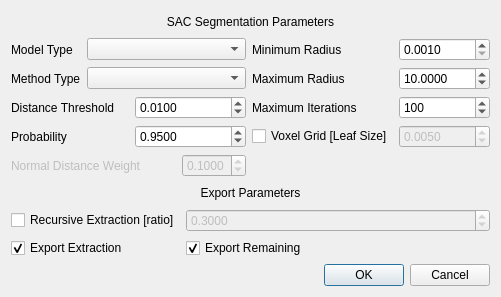
<?xml version="1.0" encoding="UTF-8"?>
<ui version="4.0">
 <class>SACSegmentationDlg</class>
 <widget class="QDialog" name="SACSegmentationDlg">
  <property name="geometry">
   <rect>
    <x>0</x>
    <y>0</y>
    <width>501</width>
    <height>297</height>
   </rect>
  </property>
  <property name="sizePolicy">
   <sizepolicy hsizetype="Fixed" vsizetype="Fixed">
    <horstretch>0</horstretch>
    <verstretch>0</verstretch>
   </sizepolicy>
  </property>
  <property name="windowTitle">
   <string>SAC Segmentation</string>
  </property>
  <property name="windowIcon">
   <iconset resource="../../../qPCL.qrc">
    <normaloff>:/toolbar/PclAlgorithms/icons/SAC_Segmentation.png</normaloff>:/toolbar/PclAlgorithms/icons/SAC_Segmentation.png</iconset>
  </property>
  <layout class="QVBoxLayout" name="verticalLayout">
   <item>
    <widget class="QLabel" name="label_10">
     <property name="text">
      <string>SAC Segmentation Parameters</string>
     </property>
     <property name="alignment">
      <set>Qt::AlignCenter</set>
     </property>
    </widget>
   </item>
   <item>
    <layout class="QGridLayout" name="gridLayout_2">
     <item row="0" column="0">
      <widget class="QLabel" name="label_4">
       <property name="text">
        <string>Model Type</string>
       </property>
      </widget>
     </item>
     <item row="0" column="4">
      <widget class="QLabel" name="label_8">
       <property name="text">
        <string>Minimum Radius</string>
       </property>
      </widget>
     </item>
     <item row="0" column="5">
      <widget class="QDoubleSpinBox" name="minRadiusSpinBox">
       <property name="decimals">
        <number>4</number>
       </property>
       <property name="minimum">
        <double>0.001000000000000</double>
       </property>
       <property name="maximum">
        <double>10.000000000000000</double>
       </property>
       <property name="singleStep">
        <double>0.010000000000000</double>
       </property>
       <property name="value">
        <double>0.001000000000000</double>
       </property>
      </widget>
     </item>
     <item row="1" column="0">
      <widget class="QLabel" name="label_5">
       <property name="text">
        <string>Method Type</string>
       </property>
      </widget>
     </item>
     <item row="1" column="4">
      <widget class="QLabel" name="label_9">
       <property name="text">
        <string>Maximum Radius</string>
       </property>
      </widget>
     </item>
     <item row="1" column="5">
      <widget class="QDoubleSpinBox" name="maxRadiusSpinBox">
       <property name="decimals">
        <number>4</number>
       </property>
       <property name="minimum">
        <double>0.001000000000000</double>
       </property>
       <property name="maximum">
        <double>1000.000000000000000</double>
       </property>
       <property name="singleStep">
        <double>0.010000000000000</double>
       </property>
       <property name="value">
        <double>10.000000000000000</double>
       </property>
      </widget>
     </item>
     <item row="2" column="0" colspan="2">
      <widget class="QLabel" name="label_6">
       <property name="text">
        <string>Distance Threshold</string>
       </property>
      </widget>
     </item>
     <item row="2" column="2" colspan="2">
      <widget class="QDoubleSpinBox" name="disThresholdSpinBox">
       <property name="decimals">
        <number>4</number>
       </property>
       <property name="minimum">
        <double>0.001000000000000</double>
       </property>
       <property name="maximum">
        <double>10.000000000000000</double>
       </property>
       <property name="singleStep">
        <double>0.010000000000000</double>
       </property>
       <property name="value">
        <double>0.010000000000000</double>
       </property>
      </widget>
     </item>
     <item row="2" column="4">
      <widget class="QLabel" name="label_11">
       <property name="text">
        <string>Maximum Iterations</string>
       </property>
      </widget>
     </item>
     <item row="2" column="5">
      <widget class="QSpinBox" name="maxIterationspinBox">
       <property name="maximum">
        <number>10000</number>
       </property>
       <property name="value">
        <number>100</number>
       </property>
      </widget>
     </item>
     <item row="3" column="2" colspan="2">
      <widget class="QDoubleSpinBox" name="probabilitySpinBox">
       <property name="decimals">
        <number>4</number>
       </property>
       <property name="minimum">
        <double>0.001000000000000</double>
       </property>
       <property name="maximum">
        <double>1.000000000000000</double>
       </property>
       <property name="singleStep">
        <double>0.010000000000000</double>
       </property>
       <property name="value">
        <double>0.950000000000000</double>
       </property>
      </widget>
     </item>
     <item row="3" column="4">
      <widget class="QCheckBox" name="useVoxelGridCheckBox">
       <property name="enabled">
        <bool>true</bool>
       </property>
       <property name="text">
        <string>Voxel Grid [Leaf Size]</string>
       </property>
      </widget>
     </item>
     <item row="3" column="5">
      <widget class="QDoubleSpinBox" name="leafSizeSpinBox">
       <property name="enabled">
        <bool>false</bool>
       </property>
       <property name="decimals">
        <number>4</number>
       </property>
       <property name="minimum">
        <double>0.001000000000000</double>
       </property>
       <property name="maximum">
        <double>10000.000000000000000</double>
       </property>
       <property name="singleStep">
        <double>0.001000000000000</double>
       </property>
       <property name="value">
        <double>0.005000000000000</double>
       </property>
      </widget>
     </item>
     <item row="4" column="0" colspan="3">
      <widget class="QLabel" name="normalDisWeightLabel">
       <property name="enabled">
        <bool>false</bool>
       </property>
       <property name="text">
        <string>Normal Distance Weight</string>
       </property>
      </widget>
     </item>
     <item row="4" column="3">
      <widget class="QDoubleSpinBox" name="normalDisWeightSpinBox">
       <property name="enabled">
        <bool>false</bool>
       </property>
       <property name="decimals">
        <number>4</number>
       </property>
       <property name="minimum">
        <double>0.001000000000000</double>
       </property>
       <property name="maximum">
        <double>1.000000000000000</double>
       </property>
       <property name="singleStep">
        <double>0.010000000000000</double>
       </property>
       <property name="value">
        <double>0.100000000000000</double>
       </property>
      </widget>
     </item>
     <item row="3" column="0" colspan="2">
      <widget class="QLabel" name="label_7">
       <property name="text">
        <string>Probability</string>
       </property>
      </widget>
     </item>
     <item row="0" column="1" colspan="3">
      <widget class="QComboBox" name="modelTypeCombo"/>
     </item>
     <item row="1" column="1" colspan="3">
      <widget class="QComboBox" name="methodTypeCombo"/>
     </item>
    </layout>
   </item>
   <item>
    <widget class="QLabel" name="label_12">
     <property name="text">
      <string>Export Parameters</string>
     </property>
     <property name="alignment">
      <set>Qt::AlignCenter</set>
     </property>
    </widget>
   </item>
   <item>
    <layout class="QGridLayout" name="gridLayout">
     <item row="1" column="0">
      <widget class="QCheckBox" name="exportExtractionCheckBox">
       <property name="text">
        <string>Export Extraction</string>
       </property>
       <property name="checked">
        <bool>true</bool>
       </property>
      </widget>
     </item>
     <item row="1" column="1" colspan="2">
      <widget class="QCheckBox" name="exportRemainingCheckBox">
       <property name="text">
        <string>Export Remaining</string>
       </property>
       <property name="checked">
        <bool>true</bool>
       </property>
      </widget>
     </item>
     <item row="0" column="0">
      <widget class="QCheckBox" name="recursiveModeCheckBox">
       <property name="enabled">
        <bool>true</bool>
       </property>
       <property name="text">
        <string>Recursive Extraction [ratio]</string>
       </property>
      </widget>
     </item>
     <item row="0" column="1" colspan="2">
      <widget class="QDoubleSpinBox" name="maxRemainingRatioSpinBox">
       <property name="enabled">
        <bool>false</bool>
       </property>
       <property name="decimals">
        <number>4</number>
       </property>
       <property name="minimum">
        <double>0.010000000000000</double>
       </property>
       <property name="maximum">
        <double>1.000000000000000</double>
       </property>
       <property name="singleStep">
        <double>0.010000000000000</double>
       </property>
       <property name="value">
        <double>0.300000000000000</double>
       </property>
      </widget>
     </item>
    </layout>
   </item>
   <item>
    <widget class="QDialogButtonBox" name="buttonBox">
     <property name="orientation">
      <enum>Qt::Horizontal</enum>
     </property>
     <property name="standardButtons">
      <set>QDialogButtonBox::Cancel|QDialogButtonBox::Ok</set>
     </property>
    </widget>
   </item>
  </layout>
 </widget>
 <resources>
  <include location="../../../qPCL.qrc"/>
 </resources>
 <connections>
  <connection>
   <sender>buttonBox</sender>
   <signal>accepted()</signal>
   <receiver>SACSegmentationDlg</receiver>
   <slot>accept()</slot>
   <hints>
    <hint type="sourcelabel">
     <x>132</x>
     <y>159</y>
    </hint>
    <hint type="destinationlabel">
     <x>215</x>
     <y>92</y>
    </hint>
   </hints>
  </connection>
  <connection>
   <sender>buttonBox</sender>
   <signal>rejected()</signal>
   <receiver>SACSegmentationDlg</receiver>
   <slot>reject()</slot>
   <hints>
    <hint type="sourcelabel">
     <x>132</x>
     <y>159</y>
    </hint>
    <hint type="destinationlabel">
     <x>132</x>
     <y>92</y>
    </hint>
   </hints>
  </connection>
  <connection>
   <sender>recursiveModeCheckBox</sender>
   <signal>toggled(bool)</signal>
   <receiver>maxRemainingRatioSpinBox</receiver>
   <slot>setEnabled(bool)</slot>
   <hints>
    <hint type="sourcelabel">
     <x>260</x>
     <y>147</y>
    </hint>
    <hint type="destinationlabel">
     <x>348</x>
     <y>149</y>
    </hint>
   </hints>
  </connection>
  <connection>
   <sender>useVoxelGridCheckBox</sender>
   <signal>toggled(bool)</signal>
   <receiver>leafSizeSpinBox</receiver>
   <slot>setEnabled(bool)</slot>
   <hints>
    <hint type="sourcelabel">
     <x>245</x>
     <y>107</y>
    </hint>
    <hint type="destinationlabel">
     <x>358</x>
     <y>109</y>
    </hint>
   </hints>
  </connection>
 </connections>
</ui>
